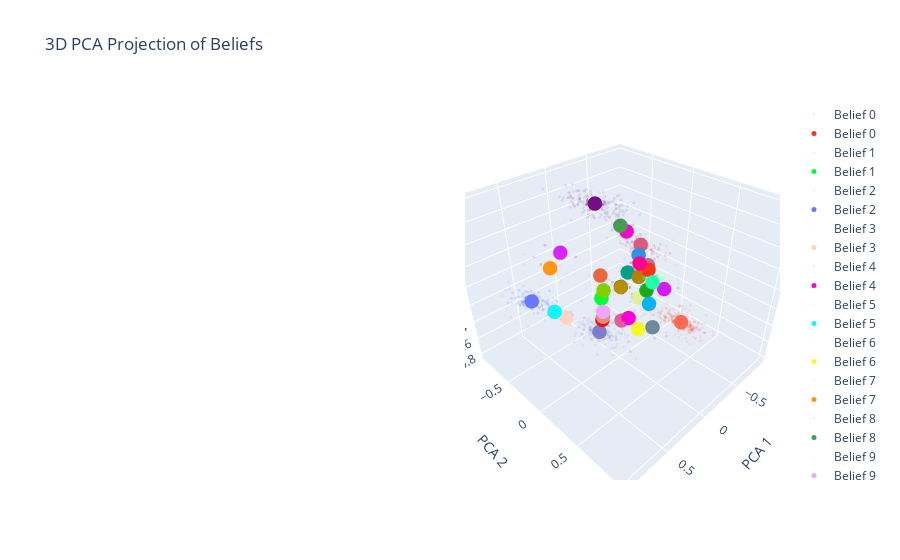

Notebook cell for this chart:
### Code cell
belief_predictions_pca = vis_pca.transform(belief_predictions.reshape(-1, 5))

# now visualize in 3d
transformer_input_belief_indices_flattened = transformer_input_belief_indices.view(-1).cpu().numpy()
from plotly.subplots import make_subplots
from plotly import graph_objects as go

colors = px.colors.qualitative.Light24 + px.colors.qualitative.Dark24 + px.colors.qualitative.Plotly

fig = make_subplots(rows=1, cols=2, specs=[[{'type': 'scatter3d'}, {'type': 'scatter3d'}]])
for belief in msp_belief_index.keys():
    b = msp_belief_index[belief]
    relevant_indices = np.where(transformer_input_belief_indices_flattened == b)[0]
    relevant_data = belief_predictions_pca[relevant_indices]
    if len(relevant_data) > 0:
        centers_of_mass = np.mean(relevant_data, axis=0)

        fig.add_trace(go.Scatter3d(x=relevant_data[:, 0],
                                   y=relevant_data[:, 1],
                                   z=relevant_data[:, 2],
                                   mode='markers', name=f'Belief {b}', marker=dict(size=1, color=colors[b], opacity=.1)),
                                   row=1, col=2)
    
        fig.add_trace(go.Scatter3d(x=[centers_of_mass[0]],
                                y=[centers_of_mass[1]],
                                z=[centers_of_mass[2]],
                                mode='markers',
                                name=f'Belief {b}',
                                marker=dict(size=5, color=colors[b], opacity=1)),
                    row=1, col=2)
        
fig.update_layout(title='3D PCA Projection of Beliefs',
                    scene=dict(xaxis_title='PCA 1', yaxis_title='PCA 2', zaxis_title='PCA 3'),
                    scene2=dict(xaxis_title='PCA 1', yaxis_title='PCA 2', zaxis_title='PCA 3'))
fig.show()
